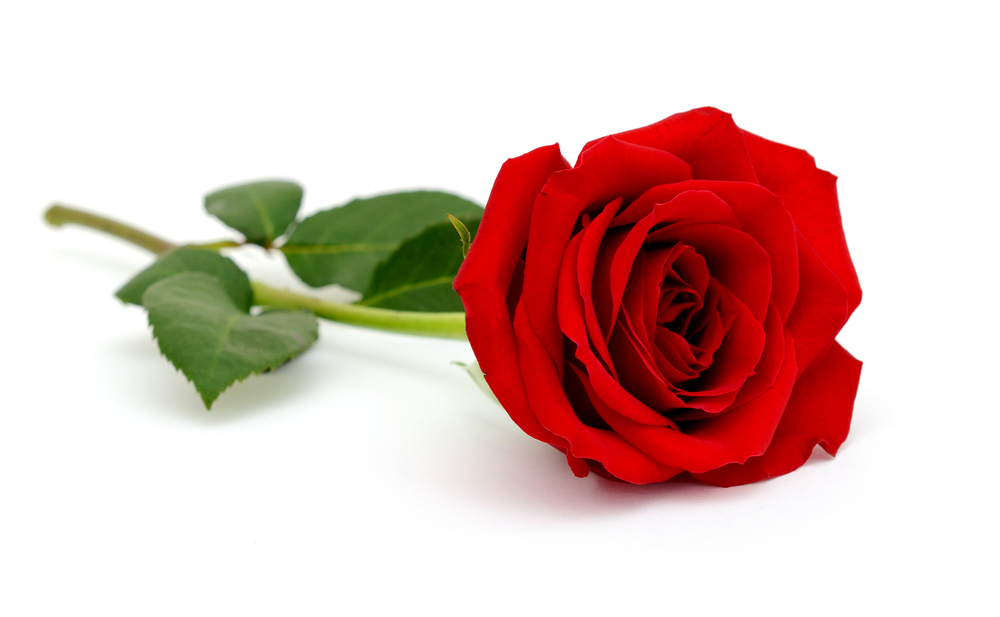
#> input picture ImageOperations/Images/rose-flower.jpg, 1000 x 617 px
$ python ReadingImage.py
#> lines starting #> are read from the running program, lines starting #| are printed output that depends on the picture

import cv2
import numpy as np

file = "Images/rose-flower.jpg"

# Reading the image
img = cv2.imread(file)
#> img is the input picture: shape (617, 1000, 3); mean B, G, R 186.2, 191.7, 222.7

# Displaying the image
cv2.imshow("Original",img)

# Saving the image into a new file
cv2.imwrite("Images/new-rose.jpg",img)

# resize the image
width = 500
height = 500
imgResize = cv2.resize(img,(width,height))
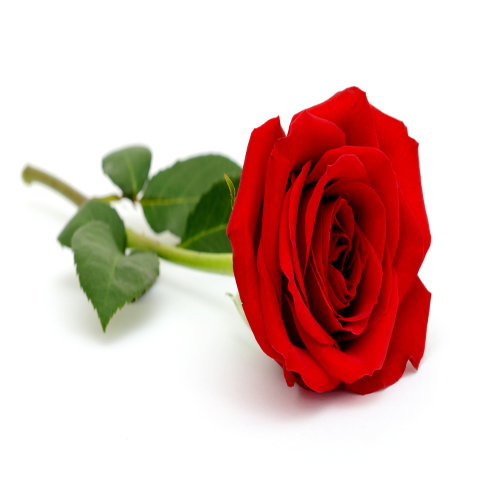
#> imgResize: shape (500, 500, 3); mean B, G, R 186.2, 191.7, 222.6
cv2.imshow(" resized flower",imgResize)

# resize using scale
scale=0.5
imgResize = cv2.resize(img, (0,0), None,scale, scale)
#> imgResize: shape (308, 500, 3)
cv2.imshow(" resized 1",imgResize)


# X range and Y range goes into the original image
imgCropped = img[50:500,450:900]
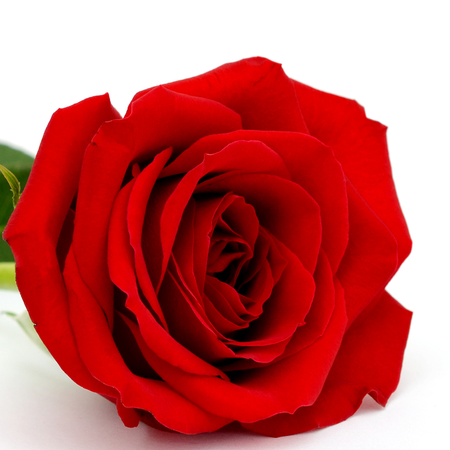
#> imgCropped: shape (450, 450, 3); mean B, G, R 96.3, 96.7, 197
cv2.imshow("cropped flower",imgCropped)
#
#
imgGray = cv2.cvtColor(imgCropped,cv2.COLOR_BGR2GRAY)
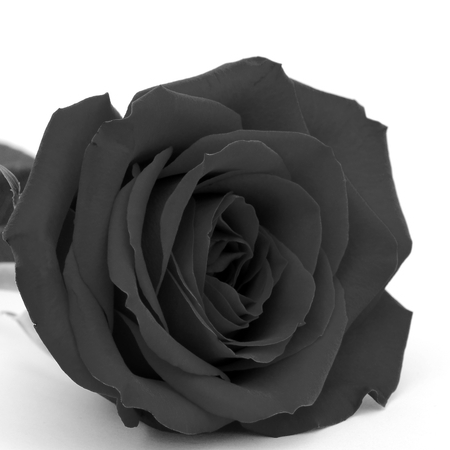
#> imgGray: shape (450, 450); min 0, max 255, mean 126.6
cv2.imshow("gray",imgGray)
#
imgNeg = cv2.bitwise_not(imgCropped)
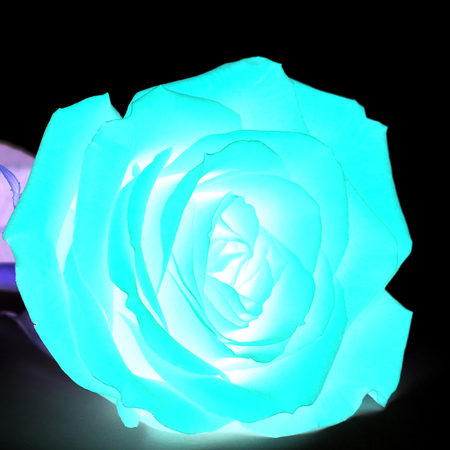
#> imgNeg: shape (450, 450, 3); mean B, G, R 158.7, 158.3, 58
cv2.imshow("Negative",imgNeg)
#

# Wait until any key is pressed
cv2.waitKey(0)
cv2.destroyAllWindows()
